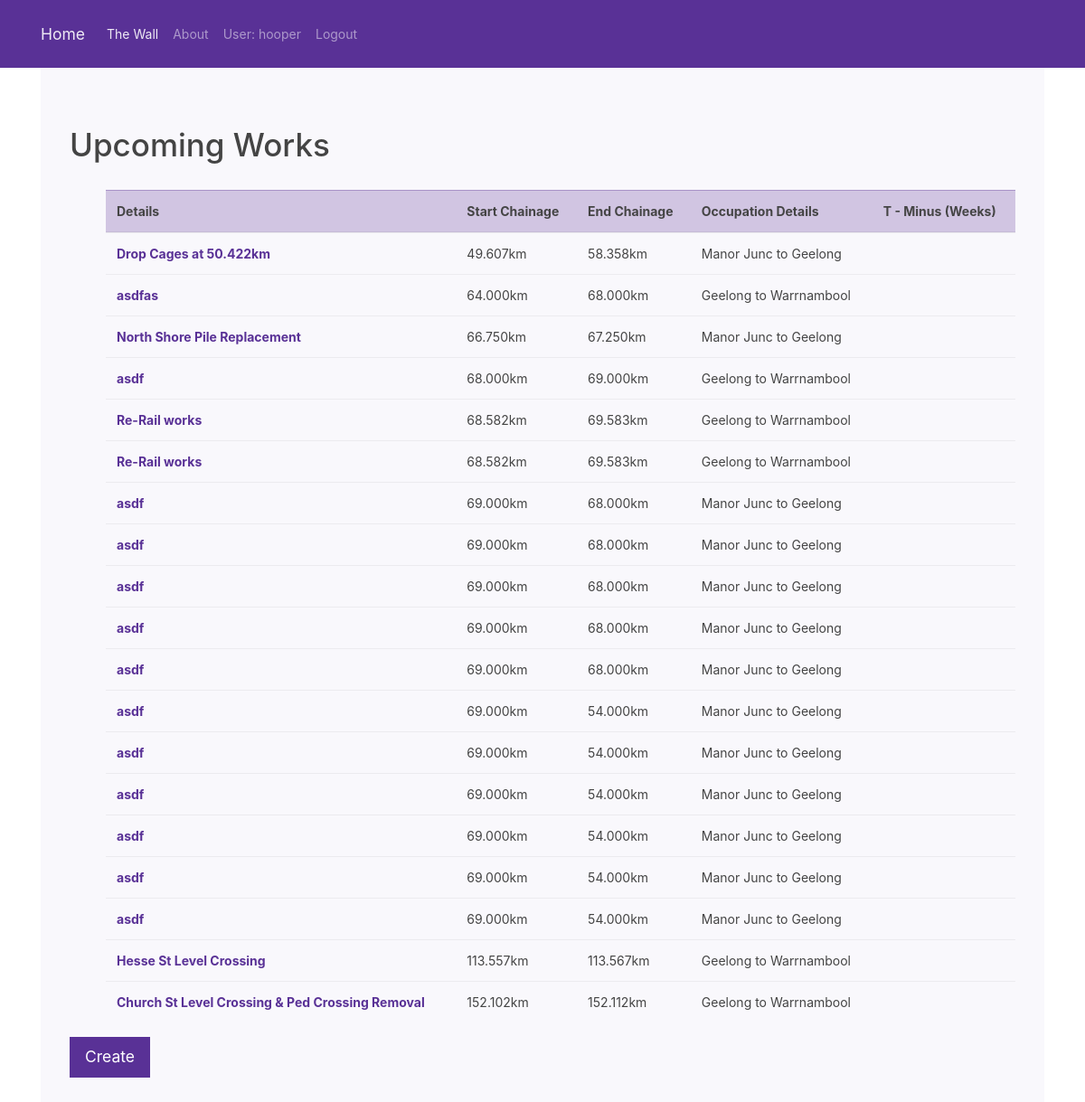
Before: /the_wall/work/ (signed in) with the older database file.
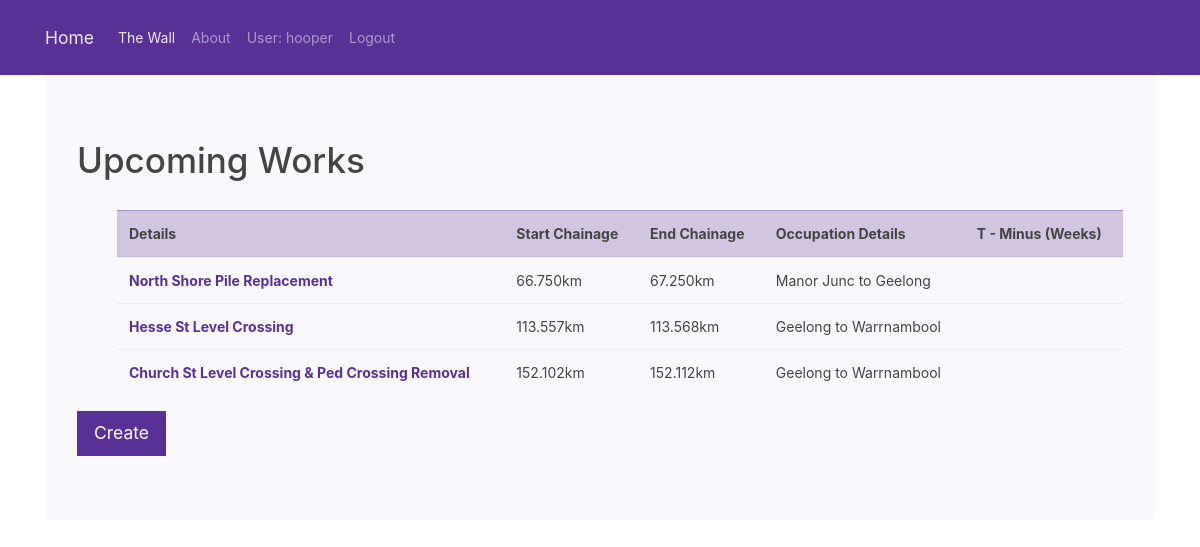
After: the same page with the newer database file.
### the_wall/models.py (models this page shows, shortened)
class Work(models.Model):
    start_chainage = models.DecimalField(max_digits = 6, decimal_places = 3)
    end_chainage = models.DecimalField(max_digits = 6, decimal_places = 3)
    DISCIPLINE_CHOICE = (('Civil', 'Civil'),('Track', 'Track'),('Facilities', 'Facilities'),('Signals', 'Signals'),)
    discipline = models.CharField(max_length = 100, choices=DISCIPLINE_CHOICE, help_text='Enter the discipline e.g. Civil')
    work_information = models.CharField(max_length = 255)
    additional_details = models.CharField(max_length = 255, blank=True)
    occupation_details = models.ForeignKey('Occupation', on_delete = models.CASCADE)
    class Meta:
        ordering = ['start_chainage']

class Occupation(models.Model):
    occupation_noi = models.PositiveIntegerField()
    system_line = models.CharField(max_length = 100, help_text='Enter the System Line e.g. Sunbury to Bendigo.')
    occupation_start_date = models.DateTimeField()
    occupation_end_date = models.DateTimeField()
    occupation_type = models.CharField(max_length = 50, help_text='Enter the Occupation Type e.g. BLU')
    AREA_CHOICE = (('Western Region', 'Western Region'),('North/North-East Region', 'North/North-East Region'),('Central & Eastern Region', 'Central & Eastern Region'))
    rail_area = models.CharField(max_length = 50,choices=AREA_CHOICE, help_text='Enter the Rail Area Type e.g. North/North-East')
    def __str__(self):
        return self.system_line
    class Meta:
        ordering = ['occupation_start_date']

### the_wall/views.py (the view)
# urls.py: path('work/',views.WorkListView.as_view(),name='work_list'),
class WorkListView(LoginRequiredMixin, ListView):
    login_url = '/accounts/login'
    redirect_field_name = ''
    model = Work
    paginate_by = 50

### the_wall/templates/the_wall/work_list.html
{% extends "base.html" %}
{% block content %}
<div class="container">
<div class="jumbotron">
  <h1>Upcoming Works</h1> <br>
    <ol>
        <table class="table table-hover">
          <thead class='table-primary'>
            <tr>
              <th scope="col">Details</th>
              <th scope="col">Start Chainage</th>
              <th scope="col">End Chainage</th>
              <th scope="col">Occupation Details</th>
              <th scope="col">T - Minus (Weeks)</th>
            </tr>
          </thead>
          <tbody>
            {% for work in work_list %}
            <tr class="table-default">
              <th scope="row"> <a href="{{work.id}}/">{{work.work_information}}</a></th>
              <td>{{work.start_chainage}}km</td>
              <td>{{work.end_chainage}}km</td>
              <td>{{work.occupation_details}}</td>
              <td>{{work.occupation_start_date}}</td>
            </tr>
            {% endfor %}
          </tbody>
        </table>
    </ol>
    <a class="btn btn-primary btn-lg" href="{% url 'the_wall:work_create' %}" role="button">Create</a>
  </div>
</div>
{% endblock %}

Changed rows visible on the page:
removed Work: work_information "Drop Cages at 50.422km", start_chainage "49.607", end_chainage "58.358", occupation_details "Manor Junc to Geelong"
removed Work: work_information "asdfas", start_chainage "64.000", end_chainage "68.000", occupation_details "Geelong to Warrnambool"
removed Work: work_information "asdf", start_chainage "68.000", end_chainage "69.000", occupation_details "Geelong to Warrnambool"
removed Work: work_information "Re-Rail works", start_chainage "68.582", end_chainage "69.583", occupation_details "Geelong to Warrnambool"
removed Work: work_information "Re-Rail works", start_chainage "68.582", end_chainage "69.583", occupation_details "Geelong to Warrnambool"
removed Work: work_information "asdf", start_chainage "69.000", end_chainage "68.000", occupation_details "Manor Junc to Geelong"
removed Work: work_information "asdf", start_chainage "69.000", end_chainage "68.000", occupation_details "Manor Junc to Geelong"
removed Work: work_information "asdf", start_chainage "69.000", end_chainage "68.000", occupation_details "Manor Junc to Geelong"
removed Work: work_information "asdf", start_chainage "69.000", end_chainage "68.000", occupation_details "Manor Junc to Geelong"
removed Work: work_information "asdf", start_chainage "69.000", end_chainage "68.000", occupation_details "Manor Junc to Geelong"
removed Work: work_information "asdf", start_chainage "69.000", end_chainage "54.000", occupation_details "Manor Junc to Geelong"
removed Work: work_information "asdf", start_chainage "69.000", end_chainage "54.000", occupation_details "Manor Junc to Geelong"
removed Work: work_information "asdf", start_chainage "69.000", end_chainage "54.000", occupation_details "Manor Junc to Geelong"
removed Work: work_information "asdf", start_chainage "69.000", end_chainage "54.000", occupation_details "Manor Junc to Geelong"
removed Work: work_information "asdf", start_chainage "69.000", end_chainage "54.000", occupation_details "Manor Junc to Geelong"
removed Work: work_information "asdf", start_chainage "69.000", end_chainage "54.000", occupation_details "Manor Junc to Geelong"
changed Work "Hesse St Level Crossing": end_chainage "113.567" → "113.568"
